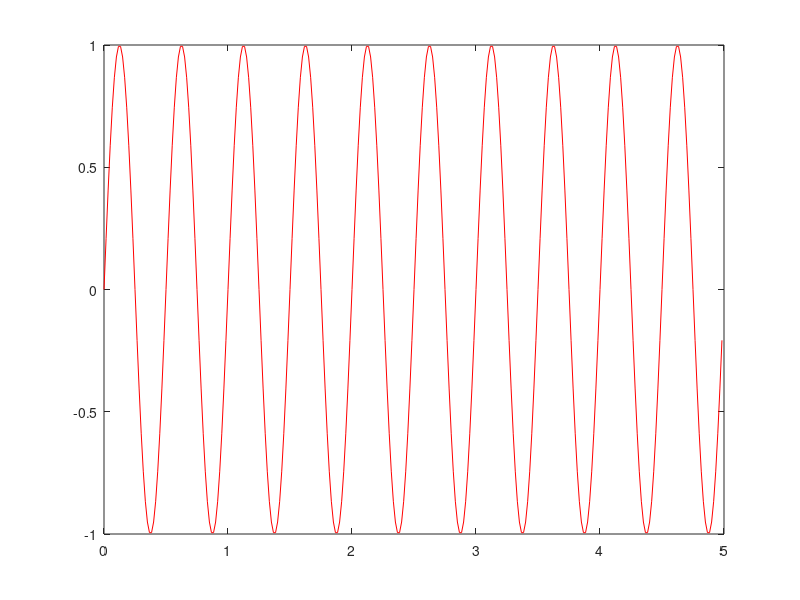

MATLAB code for this plot: (Note: this script raises an error after producing the figure.)
% Sine signal
signal_frecuency=2; %signal frequency in Hz
signal_frecuency_rads_per_sec=2*pi*signal_frecuency; %signal frequency in rad/s
sampling_frecuency_hz=60; %sampling frequency in Hz
time_inverval=1/sampling_frecuency_hz; %time interval between samples;
signal_duration=5; %signal duration in seconds
time=0:time_inverval:(signal_duration-time_inverval); %time intervals set
y=sin(signal_frecuency_rads_per_sec*time); %signal data set
plot(time,y,'r'); %plots figure in red
axis([0 seconds_signal -1.5 1.5]);
xlabel('seconds'); title('sine signal');